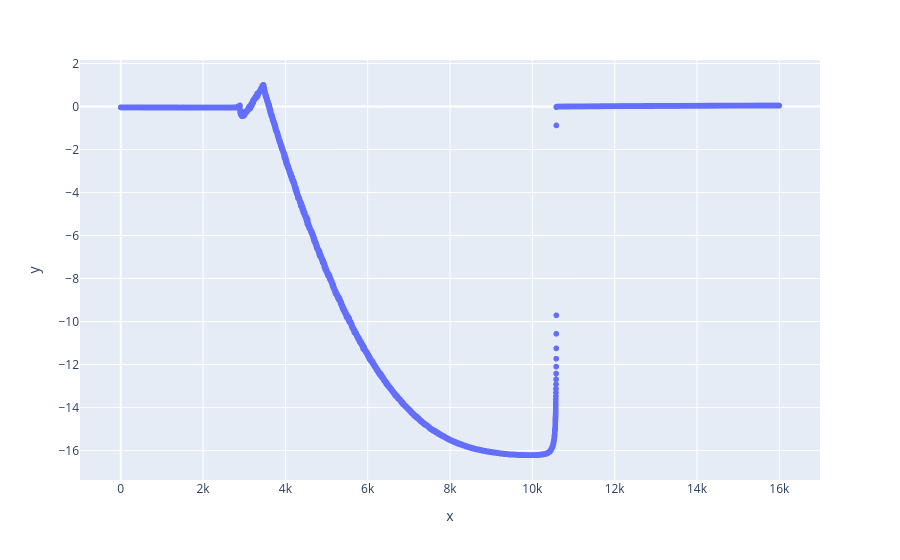

The code cell stored with this chart in its notebook:
### Code cell
## Animation
i = 0

# Use this to enable interactive plotting inside the notebook
%matplotlib notebook
# vs. notebook

# Parameters (User can modify these)
L = 125              # Length of the beam (m)

# Distance along the length of the beam
x = np.linspace(0, L, 1000)


# Create a custom deflection signal (input data)
# User can replace this with their own deflection data (deflection at the end)
f = fluidfm.data[i]["raw"]["force"] 
z = fluidfm.data[i]["raw"]["z"] 
ix = np.argmax(np.diff(z))
f[ix:] = f[ix:][::-1]
deflection_at_end_signal = f[:-2] / 0.1  # Example: end deflection increases over time
deflection_at_end_signal = deflection_at_end_signal[24000:40000]

fig = px.scatter(y=deflection_at_end_signal)
fig.show()

# Resample the deflection signal to a more suitable frame rate
target_frames = 800  # Choose the number of frames to display
resampled_deflection_signal = np.linspace(0, len(deflection_at_end_signal) - 1, target_frames).astype(int)
downsampled_deflection_signal = deflection_at_end_signal[resampled_deflection_signal]

# Create figure and axis for plotting
fig, ax = plt.subplots(figsize=(10, 6))

# Initial beam (straight line)
line_beam, = ax.plot([0, L], [0, 0], color="black", linewidth=5)  # Beam as a line
line_deflection, = ax.plot([], [], color="blue", linewidth=3, label="Deflected Beam")  # Deflected beam

# Setup plot limits
ax.set_xlim(0, L)
ax.set_ylim(-5, 1)
ax.set_title('Cantilever Beam Deflection Animation')
ax.set_xlabel('Distance from Fixed End (m)')
ax.set_ylabel('Deflection (m)')
ax.axhline(0, color='black', linewidth=0.5)  # x-axis
ax.axvline(0, color='black', linewidth=0.5)  # y-axis
ax.legend()

# Animation function
def animate(i):
    # Get the deflection at the end of the beam (this will change with time)
    deflection_at_end = downsampled_deflection_signal[i]
    
    # Interpolate the deflection profile between the fixed end (0) and the free end (L)
    deflection_at_i = (deflection_at_end) * (x**3) / (L**3)  # Simplified interpolation
    
    # Update the deflection plot
    line_deflection.set_data(x, deflection_at_i)
    
    return line_deflection

# Create the animation
ani = animation.FuncAnimation(fig, animate, frames=target_frames, interval=50, repeat=False)

# Display the animation in Jupyter Lab using HTML5 video
#HTML(ani.to_html5_video())  # This uses HTML5 video for proper display in Jupyter Lab

# Save the animation as an HTML5 video file (this step is important for displaying in Jupyter Lab)
HTML(ani.to_jshtml())

ani.save("animation.mp4")

## Animation

### Figure 1 — Plotly figure (JSON) as saved in the notebook; plotly's stock layout.template omitted (floating-point values rounded to 4 significant figures; data arrays with more than 128 entries replaced by an {"elided": "..."} marker saying what was removed)
{"data": [{"hovertemplate": "x=%{x}<br>y=%{y}<extra></extra>", "legendgroup": "", "marker": {"color": "#636efa", "symbol": "circle"}, "mode": "markers", "name": "", "showlegend": false, "type": "scattergl", "x": {"elided": "16000 int values"}, "xaxis": "x", "y": {"elided": "16000 float values"}, "yaxis": "y"}], "layout": {"autosize": true, "legend": {"tracegroupgap": 0}, "margin": {"t": 60}, "xaxis": {"anchor": "y", "autorange": true, "domain": [0, 1], "range": [-959.6, 16960.0], "title": {"text": "x"}, "type": "linear"}, "yaxis": {"anchor": "x", "autorange": true, "domain": [0, 1], "range": [-17.55, 2.342], "title": {"text": "y"}, "type": "linear"}}}
